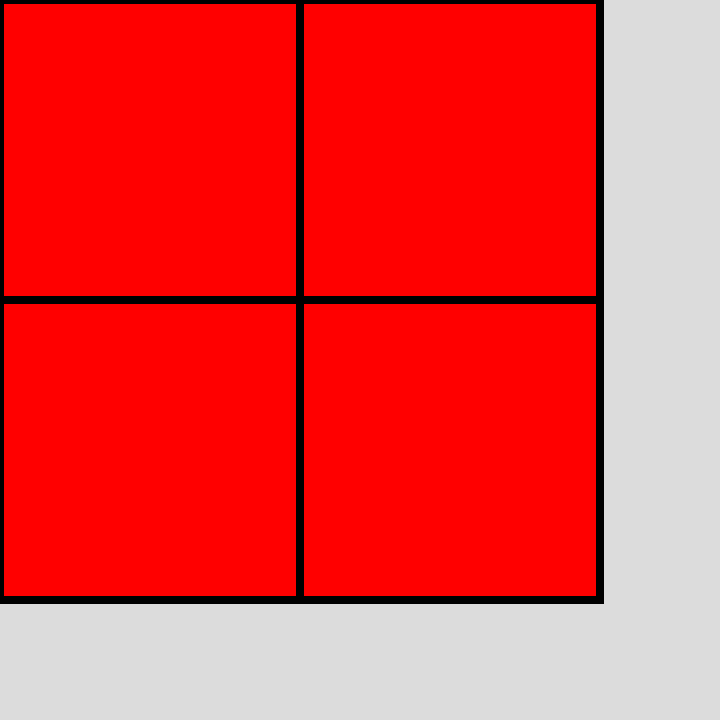
Frame 1 (no input)
Frame 2 (the mouse pressed at the canvas centre, redrawn once): identical to frame 1, image omitted

The p5.js sketch that drew this single still picture (run headless with seeded random() and noise() and a simulated clock; the mouse was pressed at the canvas centre and the sketch redrawn once):

// p5.js sketch
// ── sketch.js
function setup() {
  //runs once
  createCanvas(720, 720);
  //upper left corner = (0,0)
  //as x moves to the right it is increasing, as y moves down it is increasing
  //bottom right corner is (720, 720)
  fill("red"); //filling the square with red
  strokeWeight(8); //stroke weight of the square
}

function draw() {
  //naturally, draw function runs in a loop
  background(220);
  

//iterates in y-direction to create rows in the y-direction
  for(var y = 0; y < 600; y = y + 300) {
    
 //iterates in x-direction to create row of squares
  for(var i = 0; i < 600; i = i + 300) {
 quad(i, y, i + 300, y, i+ 300, y + 300, i, y + 300);
    
  }
}

  translate(60, 60); //moves the origin point of the square
  
  noLoop();
}
